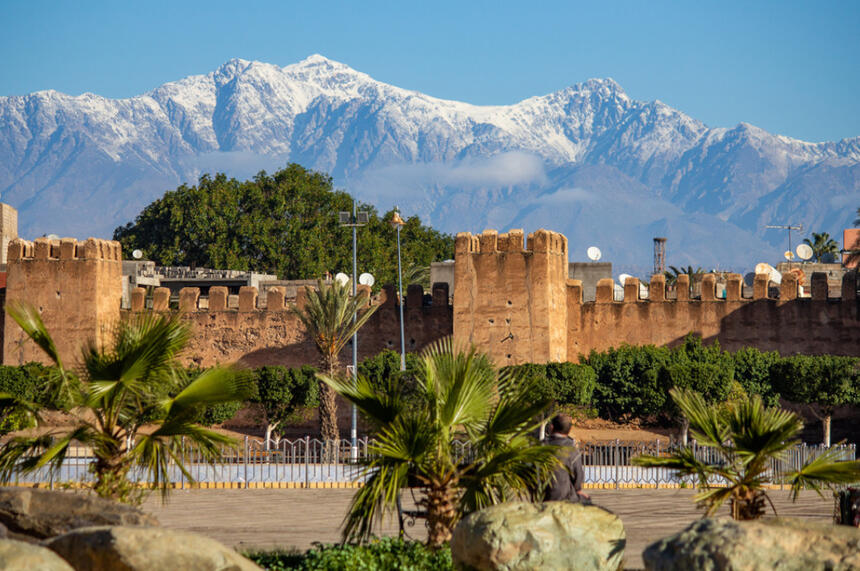
#> input picture zadaniaOpevCV/maroko.jpg, 860 x 571 px
$ python zad3.py
#> lines starting #> are read from the running program, lines starting #| are printed output that depends on the picture
import cv2 as cv


image = cv.imread('maroko.jpg', cv.IMREAD_GRAYSCALE)
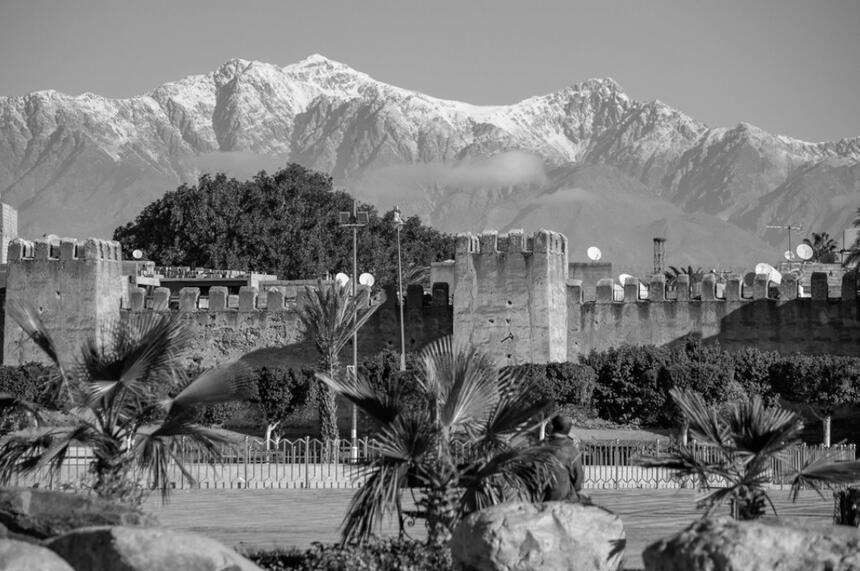
#> image: shape (571, 860); min 0, max 255, mean 119.2

if image is None:
    print("Can't load image.")
else:
    c = len(image.shape)
#> c = 2
    print(f'channels: {c}')
#| channels: 2

$ run again, with zadaniaOpevCV/houses.jpg copied over zadaniaOpevCV/maroko.jpg
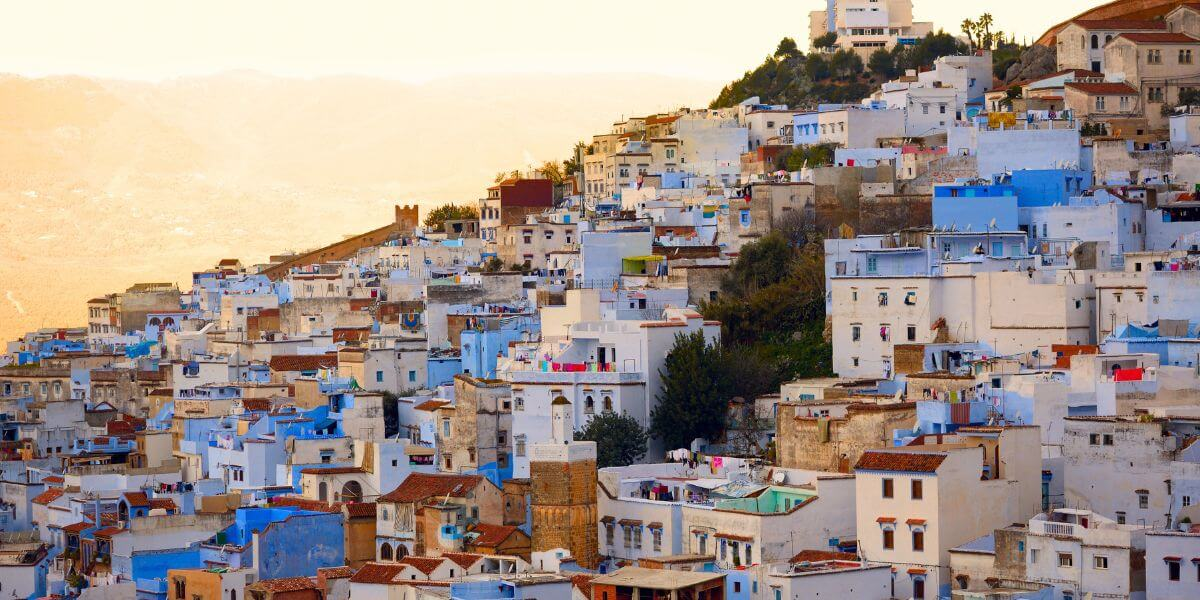
#> input picture zadaniaOpevCV/houses.jpg, 1200 x 600 px
#> `image = cv.imread('maroko.jpg', cv.IMREAD_GRAYSCALE)`:
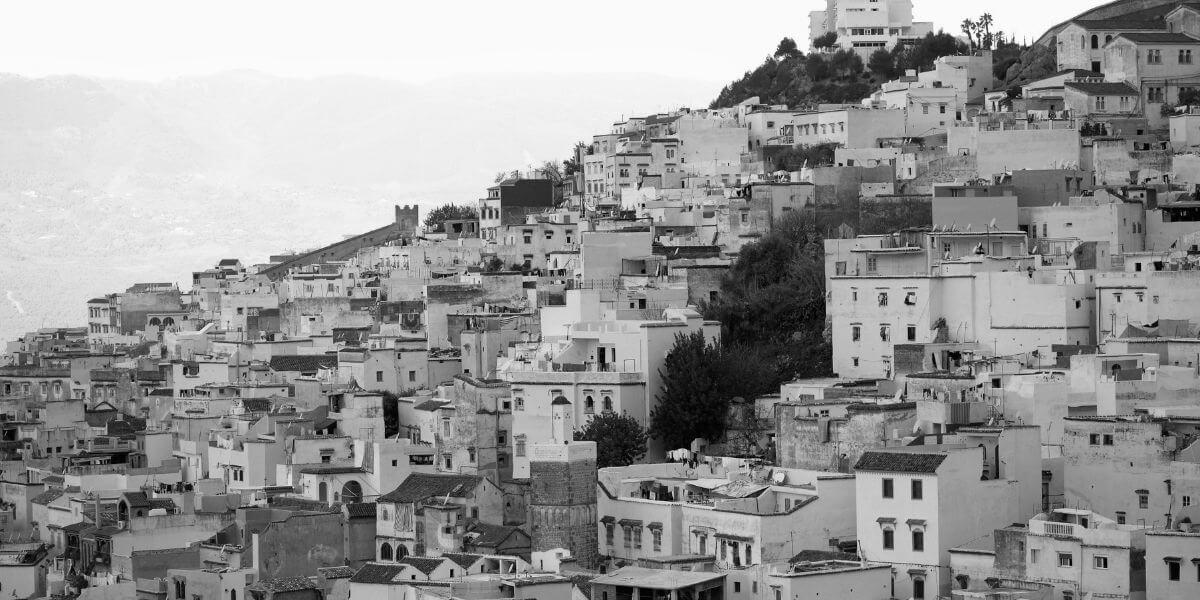
#> image: shape (600, 1200); min 0, max 255, mean 151
#| channels: 2
